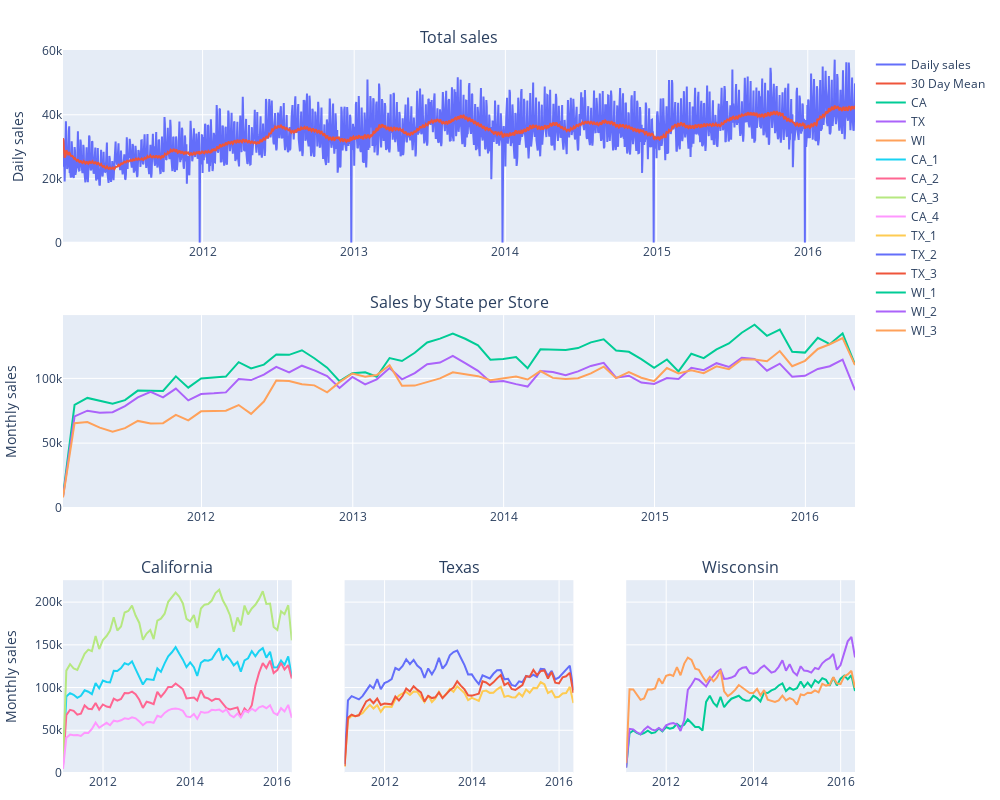

The cell this chart's notebook holds for it:
### Code cell
sale_viz.sales_by_store_and_state()
